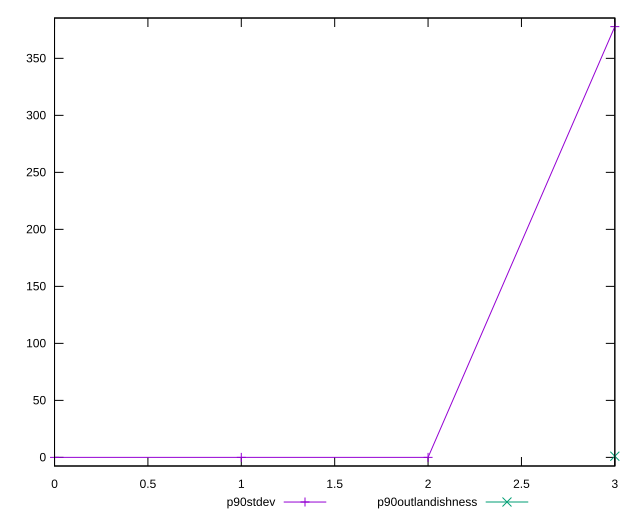

Recreate this plot in gnuplot.
reset

$p90Stdev <<EOF
0 0
1 0
2 0
3 377.82036568110544
EOF

$p90Outlandishness <<EOF
3 1.0285188803785017
EOF

set key outside below
set xrange [0:3]
set yrange [-7.556407313622109:385.37677299472756]
set trange [-7.556407313622109:385.37677299472756]
set terminal svg size 640, 520 enhanced background rgb 'white'
set output "report/report_00029_2021-02-24T13-36-40.390Z/render-blocking-resources/progression/stddev.svg"

plot $p90Stdev title "p90stdev" with linespoints, \
     $p90Outlandishness title "p90outlandishness" with linespoints

reset
